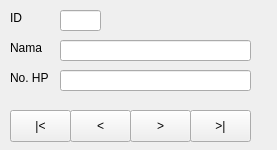
<?xml version="1.0" encoding="UTF-8"?>
<ui version="4.0">
 <class>Form</class>
 <widget class="QWidget" name="Form">
  <property name="geometry">
   <rect>
    <x>0</x>
    <y>0</y>
    <width>277</width>
    <height>150</height>
   </rect>
  </property>
  <property name="windowTitle">
   <string>Form Navigasi Data</string>
  </property>
  <widget class="QLabel" name="label">
   <property name="geometry">
    <rect>
     <x>10</x>
     <y>10</y>
     <width>60</width>
     <height>16</height>
    </rect>
   </property>
   <property name="text">
    <string>ID</string>
   </property>
  </widget>
  <widget class="QLabel" name="label_2">
   <property name="geometry">
    <rect>
     <x>10</x>
     <y>40</y>
     <width>60</width>
     <height>16</height>
    </rect>
   </property>
   <property name="text">
    <string>Nama</string>
   </property>
  </widget>
  <widget class="QLabel" name="label_3">
   <property name="geometry">
    <rect>
     <x>10</x>
     <y>70</y>
     <width>60</width>
     <height>16</height>
    </rect>
   </property>
   <property name="text">
    <string>No. HP</string>
   </property>
  </widget>
  <widget class="QLineEdit" name="txtID">
   <property name="geometry">
    <rect>
     <x>60</x>
     <y>10</y>
     <width>41</width>
     <height>21</height>
    </rect>
   </property>
   <property name="readOnly">
    <bool>true</bool>
   </property>
  </widget>
  <widget class="QLineEdit" name="txtNama">
   <property name="geometry">
    <rect>
     <x>60</x>
     <y>40</y>
     <width>191</width>
     <height>21</height>
    </rect>
   </property>
   <property name="readOnly">
    <bool>true</bool>
   </property>
  </widget>
  <widget class="QLineEdit" name="txtNoHp">
   <property name="geometry">
    <rect>
     <x>60</x>
     <y>70</y>
     <width>191</width>
     <height>21</height>
    </rect>
   </property>
   <property name="readOnly">
    <bool>true</bool>
   </property>
  </widget>
  <widget class="QPushButton" name="firstButton">
   <property name="geometry">
    <rect>
     <x>10</x>
     <y>110</y>
     <width>61</width>
     <height>32</height>
    </rect>
   </property>
   <property name="text">
    <string>|&lt;</string>
   </property>
  </widget>
  <widget class="QPushButton" name="prevButton">
   <property name="geometry">
    <rect>
     <x>70</x>
     <y>110</y>
     <width>61</width>
     <height>32</height>
    </rect>
   </property>
   <property name="text">
    <string>&lt;</string>
   </property>
  </widget>
  <widget class="QPushButton" name="nextButton">
   <property name="geometry">
    <rect>
     <x>130</x>
     <y>110</y>
     <width>61</width>
     <height>32</height>
    </rect>
   </property>
   <property name="text">
    <string>&gt;</string>
   </property>
  </widget>
  <widget class="QPushButton" name="lastButton">
   <property name="geometry">
    <rect>
     <x>190</x>
     <y>110</y>
     <width>61</width>
     <height>32</height>
    </rect>
   </property>
   <property name="text">
    <string>&gt;|</string>
   </property>
  </widget>
 </widget>
 <resources/>
 <connections/>
</ui>
